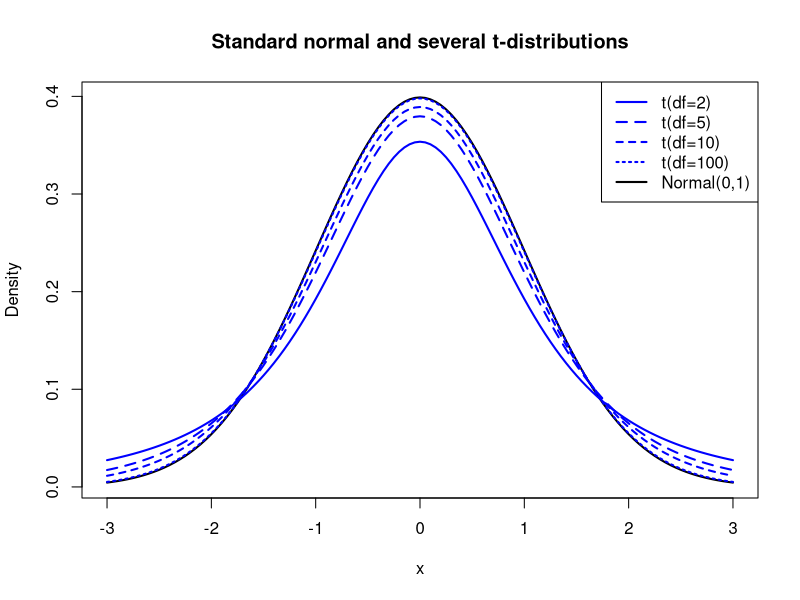

Write R code to recreate this figure.
## ---- chunk 1
#| label: fig-tdist
#| code-fold: true
#| fig-cap: "Several t-distributions compared to the standard normal distribution"

#student's t-distribution
plot(x=seq(-3,3,0.05),y=dnorm(seq(-3,3,0.05)),lwd=2,type='l',col='#000000',
     ylab='Density',xlab='x',main='Standard normal and several t-distributions')
lines(x=seq(-3,3,0.05),y=dt(seq(-3,3,0.05),df=2),col='#0000ff',lwd=2,lty=1)
lines(x=seq(-3,3,0.05),y=dt(seq(-3,3,0.05),df=5),col='#0000ff',lwd=2,lty="54")
lines(x=seq(-3,3,0.05),y=dt(seq(-3,3,0.05),df=10),col='#0000ff',lwd=2,lty="33")
lines(x=seq(-3,3,0.05),y=dt(seq(-3,3,0.05),df=100),col='#0000ff',lwd=2,lty="12")
legend(x='topright', lwd=2,lty=c("F1","54","33","12","F1"),
       legend=c('t(df=2)','t(df=5)','t(df=10)','t(df=100)','Normal(0,1)'),
       col=c('#0000ff','#0000ff','#0000ff','#0000ff','#000000'))
